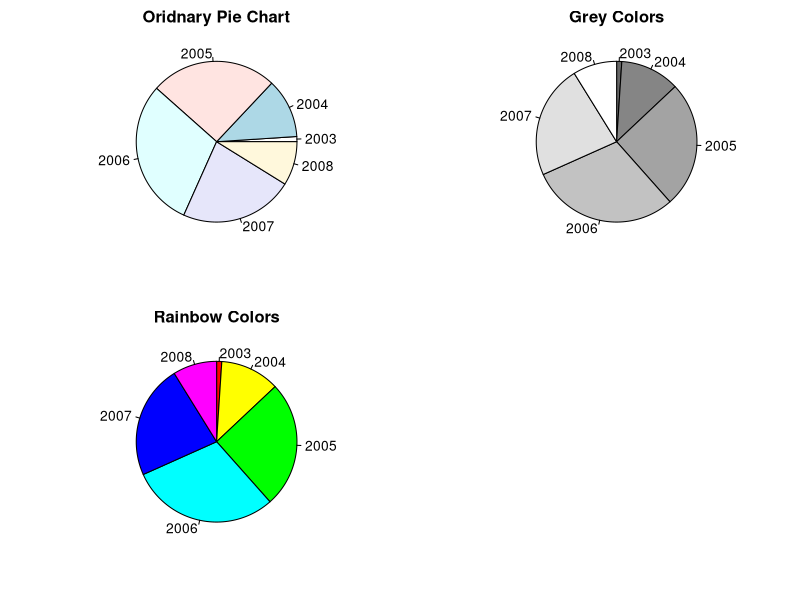

Write R code to recreate this figure. (Note: this script raises an error after producing the figure.)
#Chapter 7
#Topics:
# Pie Chart, pie()
# par()
# Bar Chart, barplot()
# Strip Chart, stripchart()
# Boxplot, boxplot()
# Cleveland Dotplots, dotchart()

#setwd("/home/diego/Learning/LearningR") #Laptop 
setwd("/home/valdeslab/Learning/LearningR") #GreenMachine
rm(list = ls()) #clear environment

#Pie Chart
BFCases = read.table(file = "RBook/BirdFluCases.txt", header = TRUE)
names(BFCases)
str(BFCases)

Cases = rowSums(BFCases[ , 2:16]) #Sum up rows for cols 2:16
names(Cases) = BFCases[ , 1] #Assign names to be the year
Cases

par(mfrow = c(2,2), mar = c(3,3,2,1))
pie(Cases, main = "Oridnary Pie Chart")
pie(Cases, col = gray(seq(0.4, 1.0, length = 6)), clockwise = TRUE, main = "Grey Colors")
pie(Cases, col = rainbow(6), clockwise = TRUE, main = "Rainbow Colors")
#install plotrix 
install.packages("plotrix")
library(plotrix)
pie3D(Cases, labels = names(Cases), explode = 0.1, main = "3d Pie Chart", labelcex = 0.6)

#par()
#Provides graph parameters
#mfrow(x,y) - x rows, y cols
#mar(b,l,t,r) - white space between graphs - bottom, left, top, right 

op = par(mfrow = c(2,2), mar = c(3,3,2,1)) #Set par to display charts
pie(Cases, main = "Oridnary Pie Chart")
pie(Cases, col = gray(seq(0.4, 1.0, length = 6)), clockwise = TRUE, main = "Grey Colors")
pie(Cases, col = rainbow(6), clockwise = TRUE, main = "Rainbow Colors")
pie3D(Cases, labels = names(Cases), explode = 0.1, main = "3d Pie Chart", labelcex = 0.6)
par(op) #Reset to default
pie3D(Cases, labels = names(Cases), explode = 0.1, main = "3d Pie Chart", labelcex = 0.6)

#Bar Chart
BFDeaths = read.table(file = "RBook/BirdFluDeaths.txt", header = TRUE, check.names = FALSE) #File has a bad name
names(BFDeaths)
str(BFDeaths)
colnames(BFDeaths)[8] = "Indonesia" #Change to a good name

Deaths = rowSums(BFDeaths[, 2:16])
names(Deaths) = BFDeaths[,1]
Deaths

par(mfrow = c(2,2), mar = c(3,3,2,1))
barplot(Cases, main = "Bird Flu Cases")
Counts = cbind(Cases, Deaths)
barplot(Counts)
barplot(t(Counts), col = gray(c(0.5, 1))) #Use t() to transpose data for chart making
barplot(t(Counts), beside = TRUE)
barplot(Counts, beside = TRUE)

par(mfrow = c(1,2))
barplot(t(Counts), beside = TRUE)
barplot(Counts, beside = TRUE)

Benthic = read.table(file = "RBook/RIKZ2.txt", header = TRUE)
Bent.M = tapply(Benthic$Richness, INDEX = Benthic$Beach, FUN = mean) #Bent.M = tapply(Benthic$Richness, Benthic$Beach, mean)
Bent.sd = tapply(Benthic$Richness, Benthic$Beach, sd)
MSD = cbind(Bent.M, Bent.sd)

#Create the bar chart in stages
barplot(Bent.M)
barplot(Bent.M, xlab = "Beach", ylim = c(0,20), ylab = "Richness", col = rainbow(9)) #Add labels and color
bp = barplot(Bent.M, xlab = "Beach", ylim = c(0,20), ylab = "Richness", col = rainbow(9)) #Assign mid points of x axis to be starts of sd
bp
arrows(bp, Bent.M, bp, Bent.M + Bent.sd, lwd = 1.5, angle = 90, length = 0.1) #Add the arrows for the sd
box() #Put a box around the plot

#Strip Chart
Benth.le = tapply(Benthic$Richness, Benthic$Beach, length) #Sample size for each beach
Bent.se = Bent.sd / sqrt(Benth.le) #Standard error - divide sd by sample size

stripchart(Benthic$Richness ~ Benthic$Beach, vert = TRUE, pch = 1, method = "jitter", jit = 0.05, xlab = "Beach", ylab = "Richness")
points(1:9, Bent.M, pch = 16, cex = 1.5) #Add means of each beach
arrows(1:9, Bent.M, 1:9, Bent.M + Bent.se, lwd = 1.5, angle = 90, length = 0.1) #Add the sd
arrows(1:9, Bent.M, 1:9, Bent.M - Bent.se, lwd = 1.5, angle = 90, length = 0.1)

#Boxplot
Owls = read.table(file = "RBook/Owls.txt", header = TRUE)
names(Owls)
str(Owls)

boxplot(Owls$NegPerChick)
par(mfrow = c(2,2))
boxplot(NegPerChick ~ SexParent, data = Owls)
boxplot(Owls$NegPerChick ~ Owls$FoodTreatment)
boxplot(Owls$NegPerChick ~ Owls$SexParent * Owls$FoodTreatment)
boxplot(Owls$NegPerChick ~ Owls$SexParent * Owls$FoodTreatment,
        names = c("F/Dep", "M/Dep", "F/Sat", "M/Sat"))
dev.off()

boxplot(NegPerChick ~ Nest, data = Owls)
boxplot(NegPerChick ~ Nest, data = Owls,
        axes = FALSE, ylim = c(-3,8.5)) #draw without axes and lower limit
axis(2, at = c(0,2,4,6,8)) #Create the axes on left(2)
text(x = 1.27, y = -2, labels = levels(Owls$Nest), cex = 0.75, srt = 65) #cex - font size, srt - angle

Benthic.n = tapply(Benthic$Richness, Benthic$Beach, length) #Observations per beach
Benthic.n
boxplot(Richness ~ Beach, data = Benthic, col = "grey", 
        xlab = "Beach", ylab = "Richness")
#Create the info of the graph which can be used to position graphics on the plot
BP.info = boxplot(Richness ~ Beach, 
                  data = Benthic, col = "grey", 
                  xlab = "Beach", ylab = "Richness") 
BP.info$stats
#Obtain midpoints of boxes
BP.midp <- BP.info$stats[2, ] +
  (BP.info$stats[4, ] - BP.info$stats[2,]) / 2

text(1:9, BP.midp, Benthic.n, col = "white", font = 2) #Add text of sample size

#Cleveland Dotplots
Deer = read.table("RBook/Deer.txt", header = TRUE)
names(Deer)
str(Deer)

dotchart(Deer$LCT, xlab = "Length (cm)", ylab = "Observation number")
dotchart(Deer$LCT, groups = factor(Deer$Sex)) #Creates error due to missing values

Isna = is.na(Deer$Sex) #create to remove na sex values
dotchart(Deer$LCT[!Isna], 
         groups = factor(Deer$Sex[!Isna]), #group by sex
         xlab = "Length (cm)", ylab = "Observation number"
         )


#For my own curiosity -  getting the mean length
NewDeer = Deer[, c(4,6)] #Filter the columns
NewDeer2 = NewDeer[complete.cases(NewDeer), ] #Remove rows that have na values
tapply(NewDeer2$LCT, NewDeer2$Sex, mean) #Get that mean

#Adding mean
Benthic = read.table("RBook/RIKZ2.txt", header = TRUE)
Benthic$fBeach = factor(Benthic$Beach) #Create a factor column
par(mfrow = c(2,2))

dotchart(Benthic$Richness, 
         groups = Benthic$fBeach,
         xlab = "Richness", ylab = "Beach")

Bent.M = tapply(Benthic$Richness, Benthic$Beach, mean) #Get mean for each beach

dotchart(Benthic$Richness, 
         groups = Benthic$fBeach,
         gdata = Bent.M, gpch = 19, #Add mean data with different symbols
         xlab = "Richness", ylab = "Beach")

legend("bottomright", c("values", "mean"), pch = c(1,19), bg = "white") #Add a legend


#7.5











